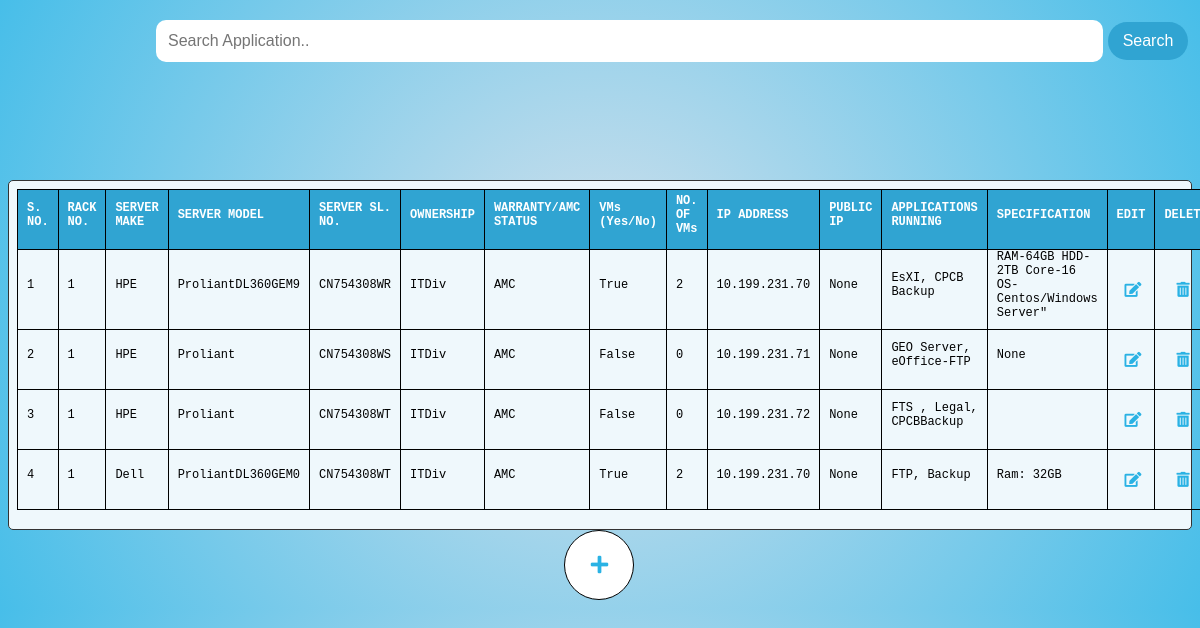
The app's page /apps with its own data.
### qrapp/models.py (models this page shows, shortened)
class Server(models.Model):
    rack_no = models.IntegerField()
    server_make = models.ForeignKey(Company, on_delete=models.CASCADE)
    server_model = models.CharField(max_length=100)
    server_serial_no = models.CharField(max_length=100)
    ownership = models.CharField(max_length=100)
    warranty_amc_status = models.CharField(max_length=100)
    vms = models.BooleanField()
    num_of_vms = models.IntegerField()
    ip_address = models.GenericIPAddressField()
    public_ip = models.GenericIPAddressField(null=True, blank=True)
    applications_running = models.TextField()
    specification = models.TextField(null=True, blank=True)

class Company(models.Model):
    company=models.CharField(max_length=100,primary_key=True)
    def __str__(self):
        return self.company

### qrapp/views.py (the view)
# urls.py: path('apps',views.apps,name='apps'),
def apps(request):
    company = request.GET.get('company')  # Get the value of the 'company' parameter from the URL
    servers = Server.objects.filter(server_make=company) if company else Server.objects.all()
    form=ServerForm()
    if 'delete_id' in request.GET:
        delete_id = request.GET['delete_id']
        server = get_object_or_404(Server, id=delete_id)
        server.delete()
        return render(request, 'apps.html', {'servers': servers,'form':form})  # Redirect to the same view to display the updated table
    if request.method == 'POST':
        form = ServerForm(request.POST)
        if form.is_valid():
            form.save()
            return render(request, 'apps.html', {'servers': servers,'form':form})  # Redirect to the same view to display the updated table
    return render(request, 'apps.html', {'servers': servers,'form':form})

### qrapp/forms.py
class ServerForm(forms.ModelForm):
    class Meta:
        model = Server
        fields = '__all__'

### qrapp/templates/apps.html (shortened to what this page needs)
{% load static %}
<!DOCTYPE html>
<html lang="en">
  <head>
    <link rel="stylesheet" type="text/css" href="{% static 'com.css' %}">
    <link rel="stylesheet" href="https://cdnjs.cloudflare.com/ajax/libs/font-awesome/5.15.3/css/all.min.css">
  </head>
   <body>
    <form method="POST" action="/apps">
      <input type="text" class="search-input" placeholder="Search Application..">
      <button class="search-button">Search</button>
  </form>
        <div class="box">
             <table>
            <tr>
              <td class="cell head serial">S. NO.</td>
              <td class="cell head rack">RACK NO.</td>
              <td class=" cell head server_make">SERVER MAKE</td>
              <td class="cell head server_model">SERVER MODEL</td>
              <td class="cell head server_serial">SERVER SL. NO.</td>
              <td class="cell head ownership">OWNERSHIP</td>
              <td class="cell head warranty">WARRANTY/AMC STATUS</td>
              <td class="cell head vm">VMs (Yes/No)</td>
              <td class="cell head vm_number">NO. OF VMs</td>
              <td class="cell head IP">IP ADDRESS</td>
              <td class="cell head public_IP">PUBLIC IP</td>
              <td class="cell head application">APPLICATIONS RUNNING</td>
              <td class="cell head specification">SPECIFICATION</td>
              <td class="cell head select">EDIT</td>
              <td class="cell head select">DELETE</td>
            </tr>
            {% for server in servers %}
            <tr>
              <td class="cell serial">{{ forloop.counter }}</td>
              <td class="cell rack">{{ server.rack_no }}</td>
              <td class="cell server_make">{{ server.server_make }}</td>
              <td class="cell server_model">{{ server.server_model }}</td>
              <td class="cell server_serial">{{ server.server_serial_no }}</td>
              <td class="cell ownership">{{ server.ownership }}</td>
              <td class="cell warranty">{{ server.warranty_amc_status }}</td>
              <td class="cell vm">{{ server.vms }}</td>
              <td class="cell vm_number">{{ server.num_of_vms }}</td>
              <td class="cell IP">{{ server.ip_address }}</td>
              <td class="cell public_IP">{{ server.public_ip }}</td>
              <td class="cell application">{{ server.applications_running }}</td>
              <td class="cell specification">{{ server.specification }}</td>
              <td class="cell edit-icon"><a href="{% url 'edit' edit_id=server.id %}"><i class="fas fa-edit edit-icon"></i></a></td>
              <td class="cell edit-icon"><a href="?delete_id={{ server.id }} "><i class="fas fa-trash-alt edit-icon"></i></a></td>
            </tr>
            {% endfor %}
          </table>
    </div>
<div class="ccontainer"><button type="button" id="showFormButton" class="add-button"><i class="fas fa-plus edit-plus-icon"></i></button>
</div>
  </body>
</html>

### qrapp/static/com.css (style rules this page uses)
* { box-sizing: border-box; }
body { font-family: Calibri, Helvetica, sans-serif; background-image: radial-gradient(circle at center,#d5e1ec,#47bee9); background-size:contain; background-position: center; }
table { width: 100%; border-collapse: collapse; font-family: "Lucida Console", "Courier New", monospace; }
th, td { padding: 9px; text-align: left; border-bottom: 2px solid #cdf0fc }
.cell { height: 60px; align-items: left; margin-top: 0px; padding-top: 0px; border-style: solid; border-color: black; border-width: 1px; font-size: 12px; }
.head { font-weight: bold; background-color: rgb(48, 164, 210); color: white; }
.select { width: 20px; }
.serial { width:40px; }
.rack { width: 40px; }
.server_make { width: 60px; }
.server_model { width: 150px; }
.server_serial { width: 100px; }
.ownership { width: 70px; }
.warranty { width: 100px; }
.vm { width: 60px; }
.vm_number { width: 45px; }
.IP { width: 78px; }
.public_IP { width: 78px; }
.application { width: 120px; }
.specification { width: 180px; }
a { color: black; text-decoration: none; font-weight: bold; }
.edit-icon { font-size: 20px; color:#2ab2e4; padding: 5px; width:20px; }

### qrapp/templates/apps.html (style rules this page uses)
body { font-family: Calibri, Helvetica, sans-serif; background-image: radial-gradient(circle at center,#d5e1ec,#47bee9); background-size:contain; background-position: center; }
.box { width: 100%; height: 350px; background-color: #EFF8FC; border: 1px solid #333; border-radius: 5px; padding: 8px; -webkit-border-radius: 5px; -moz-border-radius: 5px; -ms-border-radius: 5px; -o-border-radius: 5px; margin-top: 10%; justify-content: center; }
.search-input { padding:12px; border: none; width: 80%; margin-left: 12.5%; margin-top: 1%; border-radius: 10px; font-size: 16px; }
.search-button { background-color: rgb(48, 164, 210); color: white; padding: 10px 15px; border: none; border-radius: 20px; font-size: 16px; cursor: pointer; position: right; }
.edit-icon { font-size: 15px; color:#2ab2e4; padding: 2px; width:10px; margin-left: 30%; }
.edit-plus-icon { font-size: 20px; color:#2ab2e4; padding: 10px; }
.add-button { background-color: white; color: black; padding: 10px 15px; border: none; border-radius: 50% 50% 50% 50%; font-size: 16px; cursor: pointer; position: right; height: 70px ; width:70px; border-style: solid; border-width: 1.5px; left: 50%; }
.ccontainer { margin-top :0%; margin-left:47%; }

### records on screen
Server: rack_no "1", server_make "HPE", server_model "ProliantDL360GEM9", server_serial_no "CN754308WR", ownership "ITDiv", warranty_amc_status "AMC", vms "True", num_of_vms "2", ip_address "10.199.231.70", public_ip "None", applications_running "EsXI, CPCB Backup", specification "RAM-64GB HDD-2TB Core-16 OS- Centos/Windows Server\""
Server: rack_no "1", server_make "HPE", server_model "Proliant", server_serial_no "CN754308WS", ownership "ITDiv", warranty_amc_status "AMC", vms "False", num_of_vms "0", ip_address "10.199.231.71", public_ip "None", applications_running "GEO Server, eOffice-FTP", specification "None"
Server: rack_no "1", server_make "HPE", server_model "Proliant", server_serial_no "CN754308WT", ownership "ITDiv", warranty_amc_status "AMC", vms "False", num_of_vms "0", ip_address "10.199.231.72", public_ip "None", applications_running "FTS , Legal, CPCBBackup"
Server: rack_no "1", server_make "Dell", server_model "ProliantDL360GEM0", server_serial_no "CN754308WT", ownership "ITDiv", warranty_amc_status "AMC", vms "True", num_of_vms "2", ip_address "10.199.231.70", public_ip "None", applications_running "FTP, Backup", specification "Ram: 32GB"
